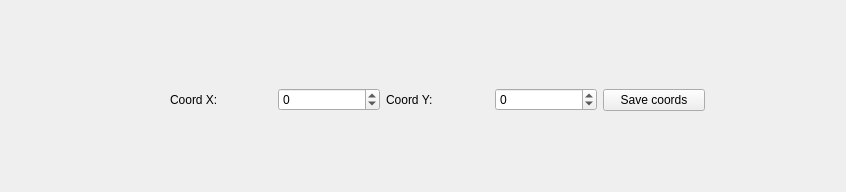
<?xml version="1.0" encoding="UTF-8"?>
<ui version="4.0">
 <class>point_guiDlg</class>
 <widget class="QWidget" name="point_guiDlg">
  <property name="geometry">
   <rect>
    <x>0</x>
    <y>0</y>
    <width>846</width>
    <height>192</height>
   </rect>
  </property>
  <property name="windowTitle">
   <string>Form</string>
  </property>
  <widget class="QWidget" name="">
   <property name="geometry">
    <rect>
     <x>170</x>
     <y>86</y>
     <width>535</width>
     <height>28</height>
    </rect>
   </property>
   <layout class="QHBoxLayout" name="horizontalLayout">
    <item>
     <widget class="QLabel" name="labelX">
      <property name="text">
       <string>Coord X:</string>
      </property>
     </widget>
    </item>
    <item>
     <widget class="QSpinBox" name="coordY">
      <property name="minimum">
       <number>-1750</number>
      </property>
      <property name="maximum">
       <number>1750</number>
      </property>
     </widget>
    </item>
    <item>
     <widget class="QLabel" name="labelY">
      <property name="text">
       <string>Coord Y:</string>
      </property>
     </widget>
    </item>
    <item>
     <widget class="QSpinBox" name="coordX">
      <property name="minimum">
       <number>-1900</number>
      </property>
      <property name="maximum">
       <number>1900</number>
      </property>
     </widget>
    </item>
    <item>
     <widget class="QPushButton" name="pushButton_save_coords">
      <property name="text">
       <string>Save coords</string>
      </property>
     </widget>
    </item>
   </layout>
  </widget>
 </widget>
 <resources/>
 <connections/>
</ui>
